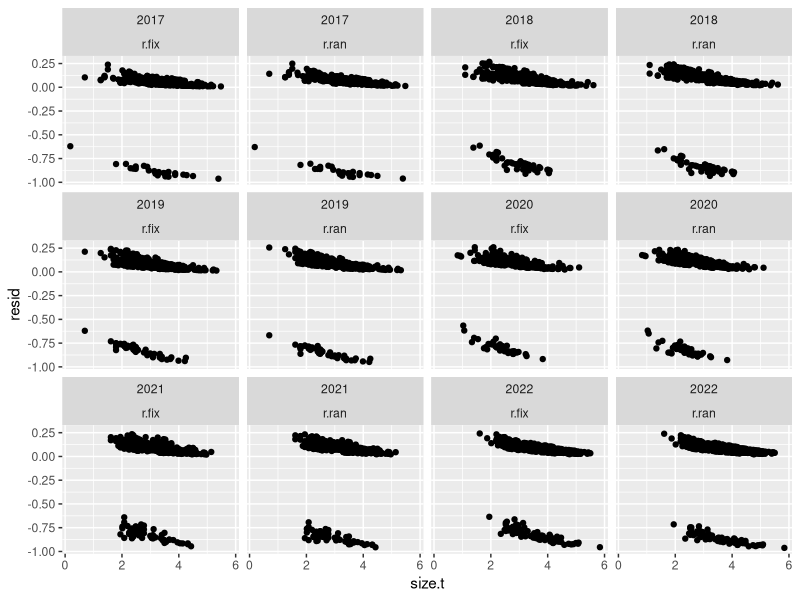
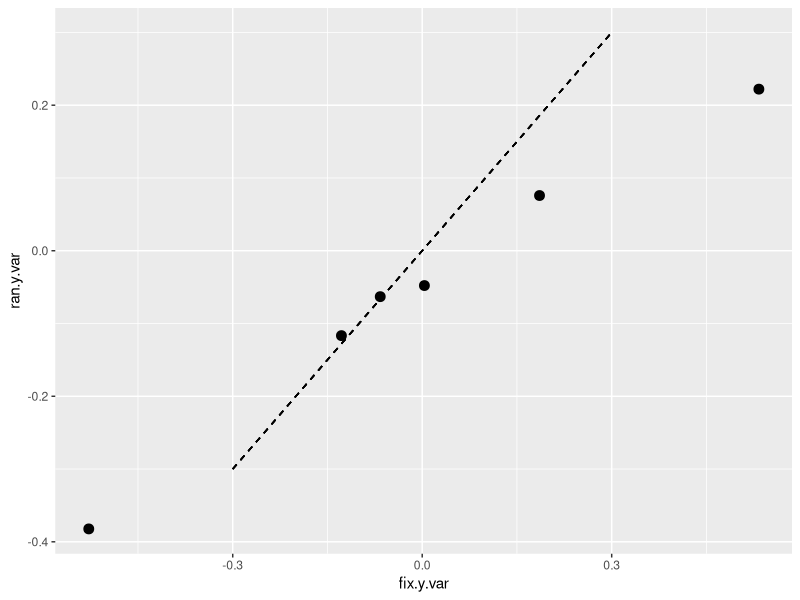
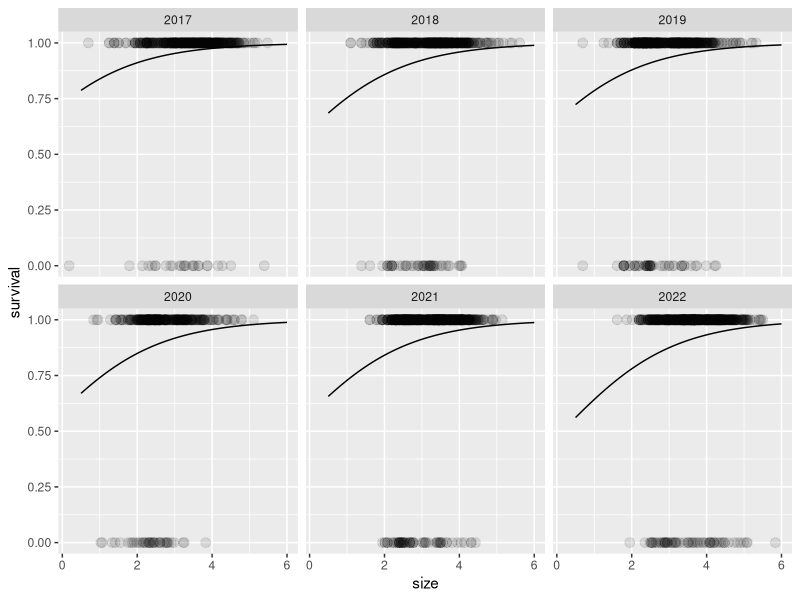
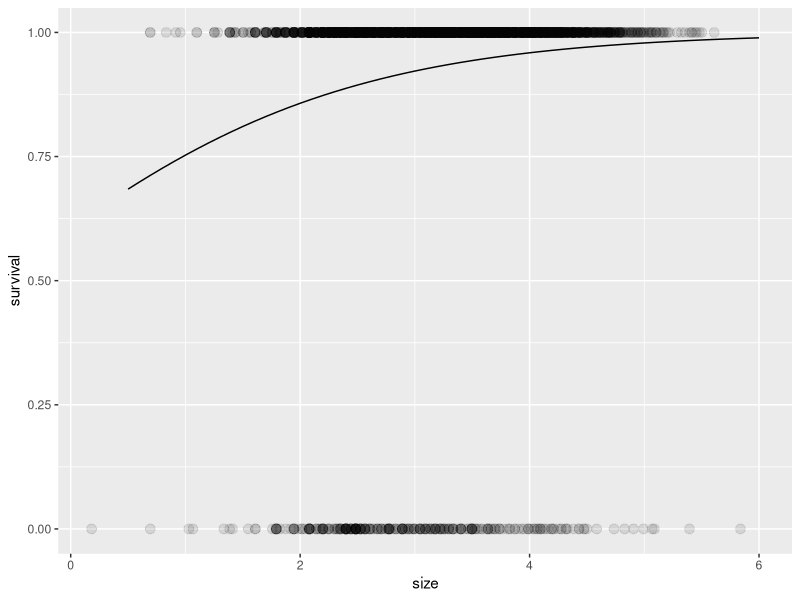
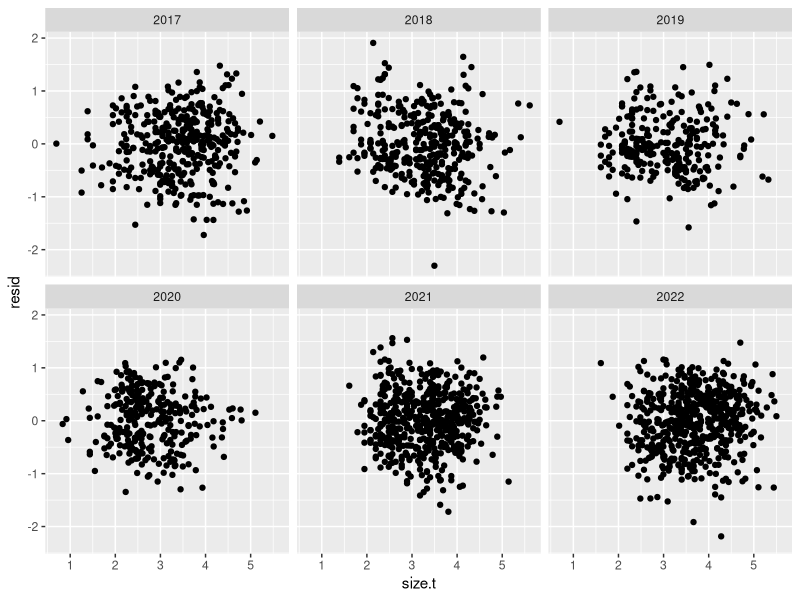
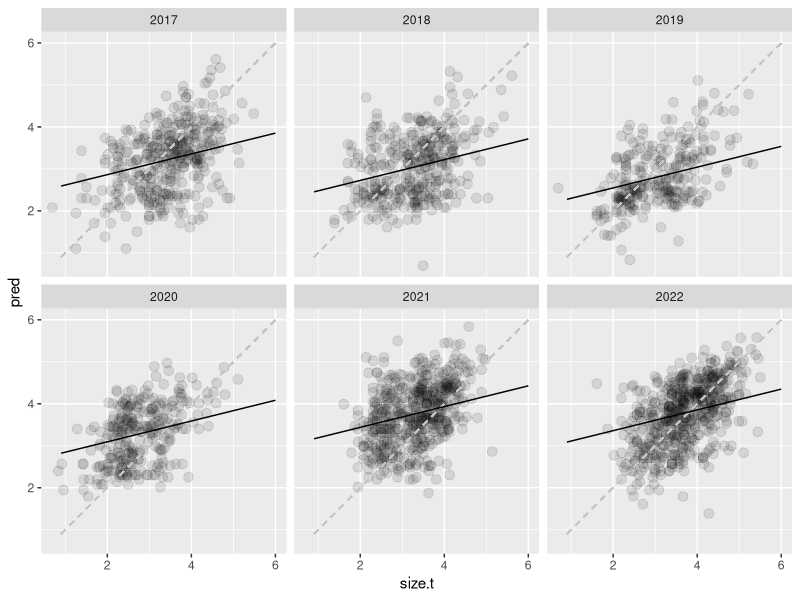
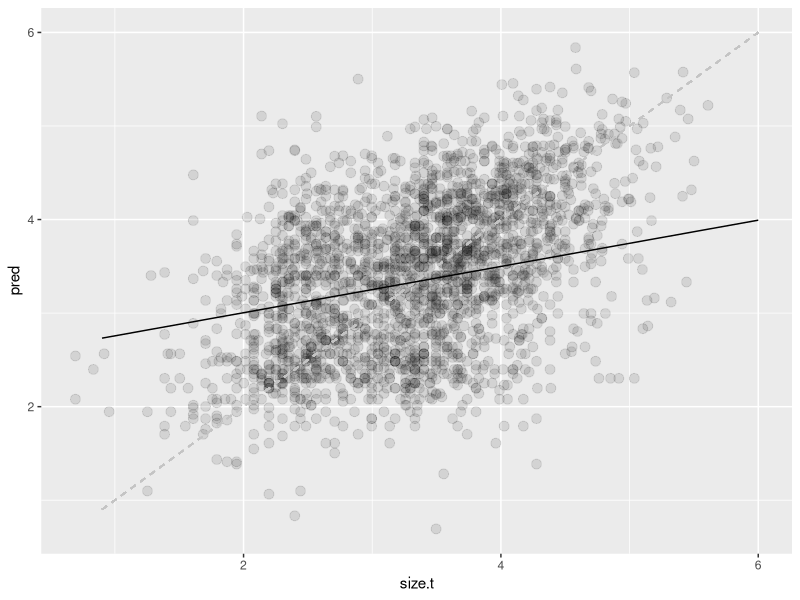

R code for these plots, in order:
# Script for creating growth/survival kernels for IPMs
# Reads in processed datasets for growth and survival,
# outputs one kernel for treatment
# No climate in these kernels so far
# - init SN 4 Mar 2024

# ------------------------------------------------
# Setup
# - Packages, namespace
# - Read in and prepare raw data

# Load packages
library(ggplot2)
library(dplyr)
library(tidyr)
library(glmmTMB) # won't work with automation, lmao
library(lme4)

# Load namespace
rm(list = ls())

# Load in processed demo data
demo = read.csv('01_data_cleaning/out/demo_imputed_survival.csv')

# Create demo dataset for survival
# we'll say that survival in year $t$ means surviving from $t$ to $t+1$
demo.for.surv = merge(
  # x - status in year $t$ - only interested in plants that survived in t
  x = demo %>% 
    filter(surv) %>% 
    select(Year, No.leaves, Leaf.length, No.umbels, demo.note, proc.note, plantid, Plot, trt),
  # y - whether plant was observed alive in year $t+1$
  y = demo %>%
    mutate(p.year = Year - 1) %>%
    select(p.year, plantid, surv, No.leaves, Leaf.length),
  by.x = c('Year', 'plantid'), by.y = c('p.year', 'plantid'),
  # suffixes are t and t+1
  suffixes = c('.t', '.tp1')
)

# Further subset demo with *only plants with usable sizes* prior to the transition
# (I imagine this is what will be used in the final analysis)
# This also means cutting out the 2016 plants because their size measures are not good
demo.for.surv.sizes = demo.for.surv %>%
  # Remove plants iwth no measurements and plants in 2016
  filter(!is.na(No.leaves.t) & !is.na(Leaf.length.t) & No.leaves.t > 0, Year > 2016) %>%
  # add a size column
  mutate(size.t = log(No.leaves.t * Leaf.length.t)) %>%
  # Change year to factor
  mutate(Year = factor(Year))

# Get a dataset of demo for growth - subsetting the data frame above
# to get this, we need plants that survived *and* have measurements
demo.for.growth = demo.for.surv.sizes %>%
  filter(!is.na(No.leaves.tp1) & !is.na(Leaf.length.tp1) & No.leaves.tp1 > 0) %>%
  # add a size column
  mutate(size.tp1 = log(No.leaves.tp1 * Leaf.length.tp1))

# ------------------------------------------------
# Fit survival models

# First question: do we need size
# (I suspect we will)

s_0 = glmmTMB(
  formula = surv ~ (1 | Year) + (1 | Plot / plantid),
  family = 'binomial',
  data = demo.for.surv.sizes
)

s_s = glmmTMB(
  formula = surv ~ size.t + (1 | Year) + (1 | Plot / plantid),
  family = 'binomial',
  data = demo.for.surv.sizes
)

AIC(s_0, s_s)
# Unsurprisingly, size effect present.

# Also check for random effects vs. fixed effects?

s_s_fix = glmmTMB(
  formula = surv ~ size.t + Year + (1 | Plot / plantid),
  family = 'binomial',
  data = demo.for.surv.sizes
)

AIC(s_s, s_s_fix)
# Fixed effects model performs slightly better
# BUT in looking for inter-annual variation it just means too many parameters
# So continue with fixed effects

# Models to test here:
# - treatment effect
# - size-treatment interaction
# - year-varying size effect
# - (model will not converge for treatment effect varying by year)

surv.mod.forms = c(
  'surv ~ size.t + (1 | Year)',
  'surv ~ size.t + trt + (1 | Year)',
  'surv ~ size.t * trt + (1 | Year)',
  'surv ~ (size.t | Year)',
  'surv ~ trt + (size.t | Year)'# ,
  # 'surv ~ size.t + (trt | Year)'
) %>%
  paste('+ (1 | Plot / plantid)')

surv.mod.list = vector('list', length = length(surv.mod.forms))

for (j in 1:length(surv.mod.forms)) {
  print(j)
  surv.mod.list[[j]] = glmer(
    formula = surv.mod.forms[j],
    family = 'binomial',
    data = demo.for.surv.sizes,
    control = glmerControl(optimizer = 'bobyqa')
  )
}
# No convergence issues here

data.frame(
  AIC = sapply(surv.mod.list, AIC) %>% unlist(),
  form = surv.mod.forms
) %>%
  mutate(daic = round(AIC - min(AIC), 2))
# Very funny! AIC ordering is same as the order in which I entered models

# Okay, but now the fixed effects model is still the best-performing one.

# Inspect residuals
demo.for.surv.sizes %>%
  mutate(
    r.ran = residuals(s_s),
    r.fix = residuals(s_s_fix)
) %>%
  pivot_longer(cols = c(r.ran, r.fix), names_to = 'mod', values_to = 'resid') %>%
  ggplot(aes(x = size.t, y = resid)) +
  geom_point() +
  facet_wrap(Year ~ mod)
# Ah right... residuals are not normally distributed here
# But these look very similar otherwise...

# Comparison of magnitude of annual variation:
data.frame(
  fix.y.var = fixef(s_s_fix)$cond %>%
    (function(x) x[grepl('Year', names(x))]) %>%
    (function(x) c(0, x)) %>%
    (function(x) x - mean(x)),
  ran.y.var = ranef(s_s)$cond$Year %>% unlist()
) %>%
  ggplot(aes(x = fix.y.var, y = ran.y.var)) +
  geom_segment(aes(x = -0.3, xend = 0.3, y = -0.3, yend = 0.3), linetype = 2) +
  geom_point(size = 3)
# Fixed effects have a lot more variation in magnitude

# Going to go with... fixed effects here
# Will estimate linear predictors and add random noise to it

# Plot model outputs:
expand.grid(size.t = (5:60)/10, Year = factor(2017:2022)) %>%
  mutate(
    pred = predict(
      s_s_fix, newdata = ., type = 'response',
      re.form = ~ 0, allow.new.levels = TRUE
    )
  ) %>%
  ggplot(aes(x = size.t, y = pred)) +
  geom_point(
    data = demo.for.surv.sizes,
    aes(x = size.t, y = as.numeric(surv)),
    size = 3, alpha = 0.1
  ) +
  geom_line() +
  labs(x = 'size', y = 'survival') +
  facet_wrap(~ Year)
# Ah right... a lot of behavior here being driven by plants in the tail.
# Okay, well, that happens sometimes.

# And now one for the "average" year:
# it'll be easier if I make an object here with the year random effects

s_s_fix_year_terms = fixef(s_s_fix)$cond %>%
  (function(x) x[grepl('Year', names(x))]) %>%
  (function(x) c(0, x))

expand.grid(size.t = (5:60)/10, Year = factor(2017)) %>%
  mutate(
    lin.pred = predict(
      s_s_fix, newdata = ., type = 'link',
      re.form = ~ 0, allow.new.levels = TRUE
    ),
    lin.pred = lin.pred + mean(s_s_fix_year_terms),
    pred = 1 / (1 + exp(-lin.pred))
  ) %>%
  ggplot(aes(x = size.t, y = pred, group = Year)) +
  geom_point(
    data = demo.for.surv.sizes,
    aes(x = size.t, y = as.numeric(surv)),
    size = 3, alpha = 0.1
  ) +
  geom_line() +
  labs(x = 'size', y = 'survival')

# Okay.

# ------------------------------------------------
# Fit growth models

# Size effect of course will be here.
# First test is whether annual variation should be fixed or random:

g_ran = lmer(
  formula = size.tp1 ~ size.t + (1 | Year) + (1 | Plot / plantid),
  data = demo.for.growth
)

g_fix = lmer(
  formula = size.tp1 ~ size.t + Year + (1 | Plot / plantid),
  data = demo.for.growth
)

AIC(g_ran, g_fix)
# Slight advantage to the random effects model here.
# So go with the random effects. Good!

grow.mod.forms = c(
  'size.tp1 ~ size.t + (1 | Year)',
  'size.tp1 ~ size.t + trt + (1 | Year)',
  'size.tp1 ~ size.t * trt + (1 | Year)',
  'size.tp1 ~ (size.t | Year)',
  'size.tp1 ~ trt + (size.t | Year)'
) %>%
  paste('+ (1 | Plot / plantid)')

grow.mod.list = vector('list', length = length(grow.mod.forms))

for (j in 1:length(grow.mod.forms)) {
  print(j)
  grow.mod.list[[j]] = lmer(
    formula = grow.mod.forms[j],
    data = demo.for.growth,
    control = lmerControl(optimizer = 'bobyqa')
  )
}
# Quick!

data.frame(
  AIC = sapply(grow.mod.list, AIC) %>% unlist(),
  form = grow.mod.forms
) %>%
  mutate(daic = round(AIC - min(AIC), 2)) %>%
  arrange(daic)

# Once again, no treatment effect, no good evidence of year-varying effects of
# size

# Residuals:
demo.for.growth %>%
  mutate(resid = residuals(g_ran)) %>%
  ggplot(aes(x = size.t, y = resid)) +
  geom_point() +
  facet_wrap( ~ Year)
# Some negative outliers (negative tail looking bleh), and 2018 is weird, but
# otherwise okay
# No visual evidence of heteroskedasticity

# Model predictions, year-varying first
expand.grid(size.t = (9:60)/10, Year = factor(2017:2022)) %>%
  mutate(
    pred = predict(
      g_ran,
      newdata = .,
      re.form = ~ (1 | Year),
      type = 'response',
      allow.new.levels = TRUE
    )
  ) %>%
  ggplot(aes(x = size.t, y = pred)) +
  geom_point(
    data = demo.for.growth,
    aes(x = size.t, y = size.tp1),
    inherit.aes = FALSE,
    size = 3, alpha = 0.1
  ) +
  geom_segment(aes(x = .9, xend = 6, y = .9, yend = 6), linetype = 2, colour = 'gray77') +
  geom_line() +
  facet_wrap(~ Year)
# Alright, okey dokey, etc.

# Now plot grand mean:
expand.grid(size.t = (9:60)/10) %>%
  mutate(
    pred = predict(
      g_ran,
      newdata = .,
      re.form = ~ 0,
      type = 'response',
      allow.new.levels = TRUE
    )
  ) %>%
  ggplot(aes(x = size.t, y = pred)) +
  geom_point(
    data = demo.for.growth,
    aes(x = size.t, y = size.tp1),
    inherit.aes = FALSE,
    size = 3, alpha = 0.1
  ) +
  geom_segment(aes(x = .9, xend = 6, y = .9, yend = 6), linetype = 2, colour = 'gray77') +
  geom_line()
# Agh. It does look like it over-predicts for low sizes. Ugh.
# Oh well.


# ------------------------------------------------
# Construct kernels

# code go here
